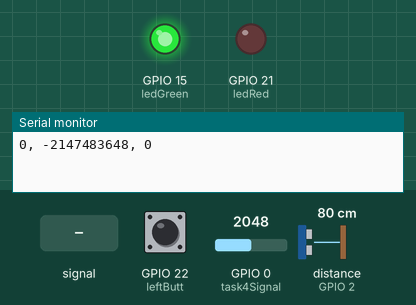
Simulated run of this sketch. Board: ESP32. On the bench: output pins drawn as LEDs (lit = HIGH), the last lines printed to the serial monitor. The inputs (shaded band) are chosen by the test bench; at power-on: GPIO 0 (task4Signal) = 2048, GPIO 22 (leftButt) LOW, distance to the obstacle (sensor on GPIO 2) 80 cm. The echo pulse lasts 58.3 µs per cm; pins used as bus, display or sensor lines are not drawn.

Above: at 1.3 s.
1.4 s: GPIO 0 (task4Signal) fed a 2 Hz sine of ±1228 counts around its level
At 2.9 s:
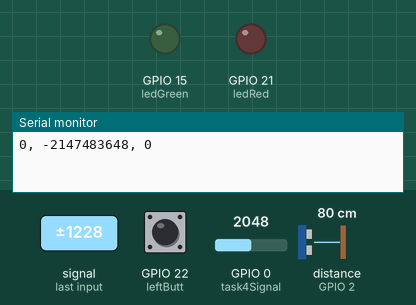
5.5 s: GPIO 0 (task4Signal) set to 2866
7.3 s: GPIO 0 (task4Signal) set to 2102
8.8 s: GPIO 0 (task4Signal) set to 1974
At 9.2 s:
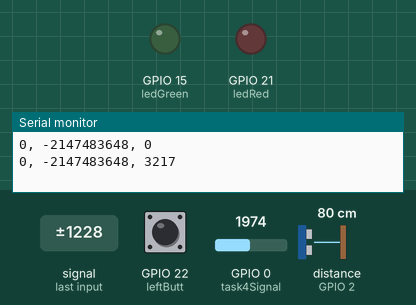
10.3 s: GPIO 0 (task4Signal) set to 3603
At 11.0 s:
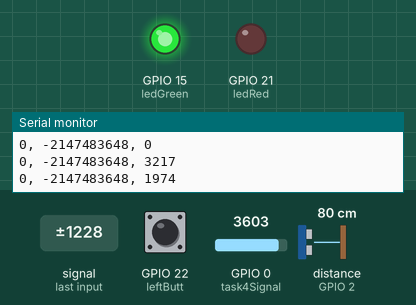
Timing chart, 0 to 13.0 s (numbered marks = the images above; inputs shaded):
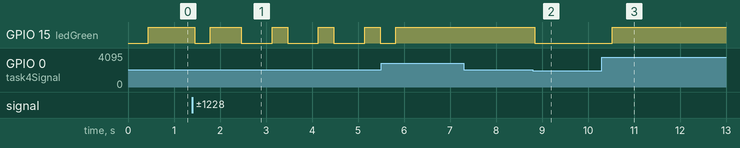

Measured:
- after the input at 1.4 s, GPIO 15 (ledGreen): goes LOW 0.34 s, HIGH 0.67 s, 3 × (LOW 0.67 s, HIGH 0.34 s), then LOW, starting after 0.05 s
- after the input at 7.3 s, every drawn part: stays the same
- after the input at 8.8 s, GPIO 15 (ledGreen): HIGH → LOW at once
- after the input at 10.3 s, GPIO 15 (ledGreen): LOW → HIGH after 0.22 s

The sketch:

Assignment2_embedded.ino.ino
```cpp
//stting up the pins for the buttons and LED's
const int ledRed =21;
const int ledGreen = 15;
const int leftButt =22;
const int rightButt =23;
//setting the pins for the inputted signals for tasks 3 and 4
int task3Signal=2;
int task4Signal=0;
//initialising and setting temporary values to various variables used in the code
int pulseState =0;
long frequency=0;
int freq=0;
long input4 = 0;
int avAnalog=0;
int error_code=2;
int error=2;
int T=0;
int buttonState=0;
int i=0;
int task5Array[]={0,0,0,0};
int t4Signal=0;
const int testPin=4;

//adding the ticker library
#include <Ticker.h>
#include <stdio.h>

//initialising the cyclic exectutive method
void cycle();

//creating the ticker object used for the cyclic exectutive
Ticker ticker;
//this counter is used to recall how many cycles have passed
int counter=0;


void setup() {
  Serial.begin(9600);
  delay(100);
  //setting up the pins for the LEDs, buttons and input signals as either inputs or outputs
  pinMode(ledRed,OUTPUT);
  pinMode(ledGreen,OUTPUT);
  pinMode(leftButt,INPUT);
  pinMode(rightButt,INPUT);
  pinMode(task3Signal, INPUT);
  pinMode(task4Signal,INPUT);
  pinMode(testPin,OUTPUT);
  //setting the ticker that was created before, set it to call the cycle method every 2ms
  ticker.attach_ms(8,cycle);
}

//this method is the cyclic exectutive, it calls all of the task methods which are later in the code.
//it calls all of the tasks at thier specified rate, which is done by taking the modulus of the
//counter and a number and that tasks number. This number is calculated using the rate in the
//assignment specification.
void cycle(){
  //incrementing the counter by one everytime the method is called
  counter++;
  test1();

  //this task is run every 100 ticks of the ticker. Since the ticker ticks every 2ms this means
  //this method is called every 200ms, which gives it a rate of 5Hz which is this tasks
  //specified rate
  if (counter %25 == 2){
    buttonState=test2();
  }
  if (counter %125 ==3){
    freq=test3();
  }
  if (counter %5 ==0){
    t4Signal=test4();
  }
  //this task takes in the signal data that task 4 returned and it calcultes the average signal data
  //then returns that data for other tasks to use.
  if (counter %5 ==1){
    //digitalWrite(ledGreen,HIGH);
    avAnalog=test5(t4Signal);
    //digitalWrite(ledGreen,LOW);
  }
  if (counter %13 ==0){
    test6();
  }
  if (counter %42 ==0){
    error=test7(avAnalog);
  }
  if (counter %42 ==1){
    test8(error);
  }
  if (counter %625 ==4){
    test9(buttonState,freq,avAnalog);
  }
}

//this task turns the red LED off and on every tick for 50 micro seconds
void test1(){
  digitalWrite(ledRed,HIGH);
  delayMicroseconds(50);
  digitalWrite(ledRed,LOW);
}
//checks whether the button is being pressed and returns either a 1 or a 0 for each state
int test2(){

  pulseState=digitalRead(leftButt);
  if(pulseState==HIGH){
    //Serial.println("task 2 button is being pressed");
    return 1;
  }
  else{
    //Serial.println("task 2 button is not being pressed");
    return 0;
  }

}
//calcultes the frequency of the inputted signal. It measures the signal peroid witht eh pulseIn() function
int test3(){
  T=pulseIn(task3Signal,LOW);
  frequency=1/(2*(T*pow(10,-6)));
  //Serial.println(frequency);
  return frequency;
}
//takes in the signal and returns the voltage data
int test4(){
  digitalWrite(testPin,HIGH);
  input4 = analogRead(task4Signal);
  //Serial.println(input4);
  digitalWrite(testPin,LOW);
  return input4;
}
//takes in the voltage signal data from task4, with this data it adds it a four element array while
//rewriting the oldest data entry. It then calculates the average of all of the elements in the array
int test5(int t4Input){
  task5Array[i]=t4Input;
  int average=0;
  for (int j=0;j<=4;j++){
    average=average+task5Array[j];
  return average;
  }
  average=average/4;
  //Serial.println(average);
  if (i==3){
    i=0;
  }
  else{
    i++;
  }


}
//calls __asm__ __volatile__ ("nop") 1000 times every time this method is called.
void test6(){
  for( int i =0; i<1000;i++){
    __asm__ __volatile__ ("nop");
  }
}
//takes the data returned by task 5 and checks whether it is greater than half of the maximum range for
//an analog input, this task will output a either a 1 or a 0 depening on the outcome.
int test7(int avAnalIn){
  if(avAnalIn > 4095/2){
    error_code=1;
  }
  else{
    error_code=0;
  }
  return error_code;
  //Serial.println(error_code);
  //Serial.println(avAnalIn);

}
//turns on the green LED depending on the outcome of task 7
void test8(int error){
  //Serial.println(error);
  if (error==1){
    digitalWrite(ledGreen,HIGH);
  }
  else{
    digitalWrite(ledGreen,LOW);
  }
}
//this code will print the results of tasks 2, 3, 5 in the for of a csv file into the serial monitor
void test9(int buttonState, int freq, int average){
  Serial.print(buttonState);
  Serial.print(", ");
  Serial.print(freq);
  Serial.print(", ");
  Serial.println(average);
}
//}
void loop() {
}
```
